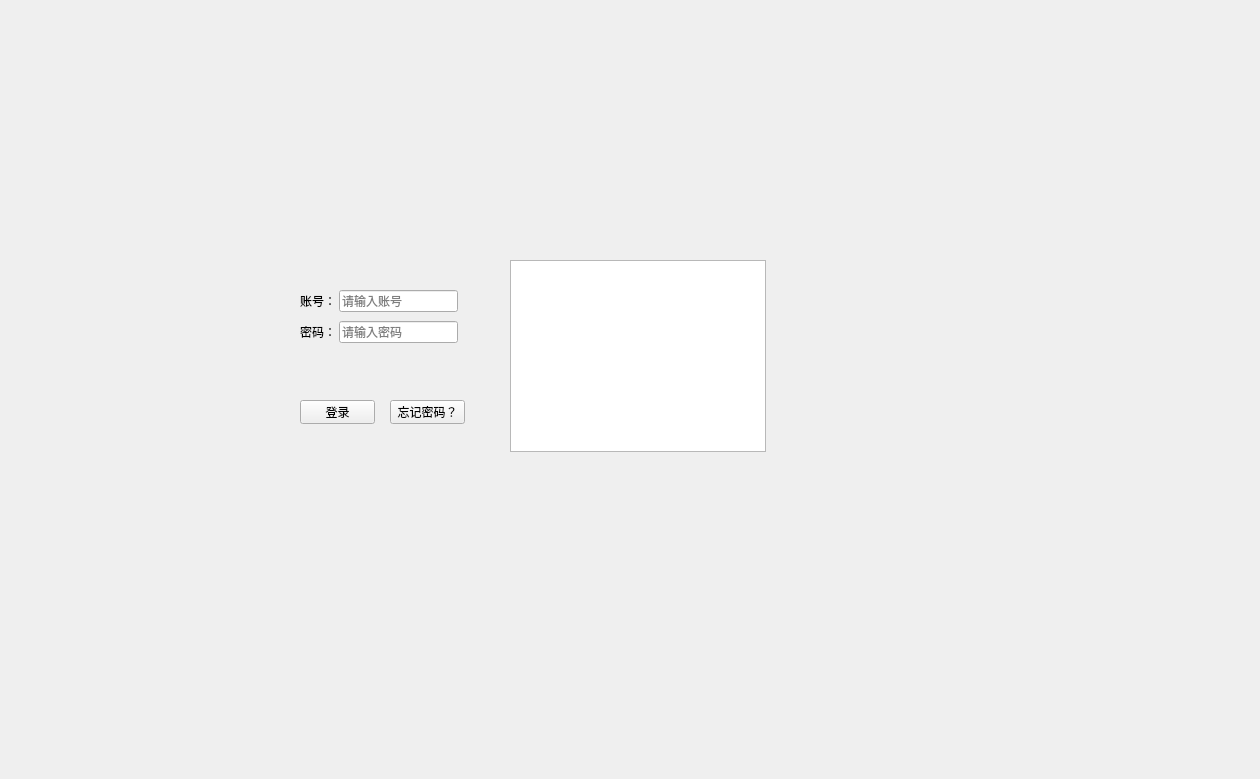
<?xml version="1.0" encoding="UTF-8"?>
<ui version="4.0">
 <class>Form</class>
 <widget class="QWidget" name="Form">
  <property name="geometry">
   <rect>
    <x>0</x>
    <y>0</y>
    <width>1260</width>
    <height>779</height>
   </rect>
  </property>
  <property name="contextMenuPolicy">
   <enum>Qt::NoContextMenu</enum>
  </property>
  <property name="windowTitle">
   <string>登录界面</string>
  </property>
  <property name="layoutDirection">
   <enum>Qt::LeftToRight</enum>
  </property>
  <widget class="QWidget" name="formLayoutWidget">
   <property name="geometry">
    <rect>
     <x>300</x>
     <y>290</y>
     <width>158</width>
     <height>78</height>
    </rect>
   </property>
   <layout class="QFormLayout" name="formLayout">
    <property name="fieldGrowthPolicy">
     <enum>QFormLayout::ExpandingFieldsGrow</enum>
    </property>
    <property name="horizontalSpacing">
     <number>3</number>
    </property>
    <property name="verticalSpacing">
     <number>9</number>
    </property>
    <item row="0" column="0">
     <widget class="QLabel" name="Label">
      <property name="text">
       <string>账号：</string>
      </property>
     </widget>
    </item>
    <item row="0" column="1">
     <widget class="QLineEdit" name="LineEdit">
      <property name="placeholderText">
       <string>请输入账号</string>
      </property>
     </widget>
    </item>
    <item row="1" column="0">
     <widget class="QLabel" name="Label_2">
      <property name="text">
       <string>密码：</string>
      </property>
     </widget>
    </item>
    <item row="1" column="1">
     <widget class="QLineEdit" name="LineEdit_2">
      <property name="text">
       <string/>
      </property>
      <property name="placeholderText">
       <string>请输入密码</string>
      </property>
     </widget>
    </item>
   </layout>
  </widget>
  <widget class="QPushButton" name="pushButton">
   <property name="geometry">
    <rect>
     <x>300</x>
     <y>400</y>
     <width>75</width>
     <height>24</height>
    </rect>
   </property>
   <property name="text">
    <string>登录</string>
   </property>
  </widget>
  <widget class="QPushButton" name="pushButton_2">
   <property name="geometry">
    <rect>
     <x>390</x>
     <y>400</y>
     <width>75</width>
     <height>24</height>
    </rect>
   </property>
   <property name="text">
    <string>忘记密码？</string>
   </property>
  </widget>
  <widget class="QTextBrowser" name="textBrowser">
   <property name="geometry">
    <rect>
     <x>510</x>
     <y>260</y>
     <width>256</width>
     <height>192</height>
    </rect>
   </property>
   <property name="html">
    <string>&lt;!DOCTYPE HTML PUBLIC &quot;-//W3C//DTD HTML 4.0//EN&quot; &quot;http://www.w3.org/TR/REC-html40/strict.dtd&quot;&gt;
&lt;html&gt;&lt;head&gt;&lt;meta name=&quot;qrichtext&quot; content=&quot;1&quot; /&gt;&lt;meta charset=&quot;utf-8&quot; /&gt;&lt;style type=&quot;text/css&quot;&gt;
p, li { white-space: pre-wrap; }
hr { height: 1px; border-width: 0; }
li.unchecked::marker { content: &quot;\2610&quot;; }
li.checked::marker { content: &quot;\2612&quot;; }
&lt;/style&gt;&lt;/head&gt;&lt;body style=&quot; font-family:'Microsoft YaHei UI'; font-size:9pt; font-weight:400; font-style:normal;&quot;&gt;
&lt;p style=&quot;-qt-paragraph-type:empty; margin-top:0px; margin-bottom:0px; margin-left:0px; margin-right:0px; -qt-block-indent:0; text-indent:0px;&quot;&gt;&lt;br /&gt;&lt;/p&gt;&lt;/body&gt;&lt;/html&gt;</string>
   </property>
  </widget>
 </widget>
 <resources/>
 <connections>
  <connection>
   <sender>pushButton</sender>
   <signal>clicked()</signal>
   <receiver>textBrowser</receiver>
   <slot>repaint()</slot>
   <hints>
    <hint type="sourcelabel">
     <x>337</x>
     <y>411</y>
    </hint>
    <hint type="destinationlabel">
     <x>637</x>
     <y>355</y>
    </hint>
   </hints>
  </connection>
 </connections>
</ui>
